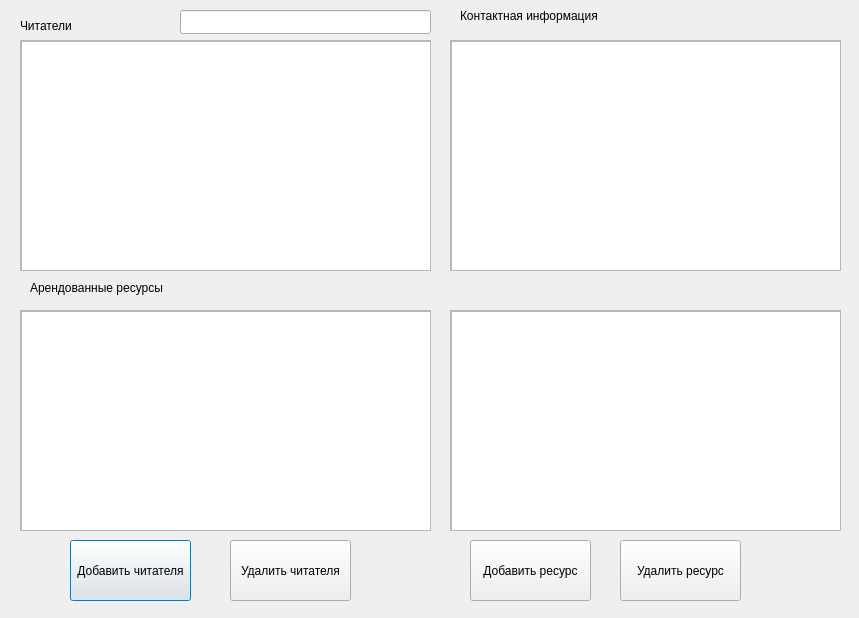
<?xml version="1.0" encoding="UTF-8"?>
<ui version="4.0">
 <class>reader_window</class>
 <widget class="QDialog" name="reader_window">
  <property name="geometry">
   <rect>
    <x>0</x>
    <y>0</y>
    <width>859</width>
    <height>618</height>
   </rect>
  </property>
  <property name="windowTitle">
   <string>Dialog</string>
  </property>
  <widget class="QScrollArea" name="scrollArea">
   <property name="geometry">
    <rect>
     <x>20</x>
     <y>40</y>
     <width>411</width>
     <height>231</height>
    </rect>
   </property>
   <property name="widgetResizable">
    <bool>true</bool>
   </property>
   <widget class="QWidget" name="scrollAreaWidgetContents">
    <property name="geometry">
     <rect>
      <x>0</x>
      <y>0</y>
      <width>409</width>
      <height>229</height>
     </rect>
    </property>
    <widget class="QListWidget" name="readerlist">
     <property name="geometry">
      <rect>
       <x>0</x>
       <y>0</y>
       <width>411</width>
       <height>231</height>
      </rect>
     </property>
    </widget>
   </widget>
  </widget>
  <widget class="QScrollArea" name="scrollArea_2">
   <property name="geometry">
    <rect>
     <x>450</x>
     <y>40</y>
     <width>391</width>
     <height>231</height>
    </rect>
   </property>
   <property name="widgetResizable">
    <bool>true</bool>
   </property>
   <widget class="QWidget" name="scrollAreaWidgetContents_2">
    <property name="geometry">
     <rect>
      <x>0</x>
      <y>0</y>
      <width>389</width>
      <height>229</height>
     </rect>
    </property>
    <widget class="QListWidget" name="readerparam">
     <property name="geometry">
      <rect>
       <x>0</x>
       <y>0</y>
       <width>441</width>
       <height>241</height>
      </rect>
     </property>
    </widget>
   </widget>
  </widget>
  <widget class="QScrollArea" name="scrollArea_3">
   <property name="geometry">
    <rect>
     <x>20</x>
     <y>310</y>
     <width>411</width>
     <height>221</height>
    </rect>
   </property>
   <property name="widgetResizable">
    <bool>true</bool>
   </property>
   <widget class="QWidget" name="scrollAreaWidgetContents_3">
    <property name="geometry">
     <rect>
      <x>0</x>
      <y>0</y>
      <width>409</width>
      <height>219</height>
     </rect>
    </property>
    <widget class="QListWidget" name="borrowedlist">
     <property name="geometry">
      <rect>
       <x>0</x>
       <y>0</y>
       <width>411</width>
       <height>221</height>
      </rect>
     </property>
    </widget>
   </widget>
  </widget>
  <widget class="QPushButton" name="addreader">
   <property name="geometry">
    <rect>
     <x>70</x>
     <y>540</y>
     <width>121</width>
     <height>61</height>
    </rect>
   </property>
   <property name="text">
    <string>Добавить читателя</string>
   </property>
  </widget>
  <widget class="QPushButton" name="deletereader">
   <property name="geometry">
    <rect>
     <x>230</x>
     <y>540</y>
     <width>121</width>
     <height>61</height>
    </rect>
   </property>
   <property name="text">
    <string>Удалить читателя</string>
   </property>
  </widget>
  <widget class="QPushButton" name="addresourse">
   <property name="geometry">
    <rect>
     <x>470</x>
     <y>540</y>
     <width>121</width>
     <height>61</height>
    </rect>
   </property>
   <property name="text">
    <string>Добавить ресурс</string>
   </property>
  </widget>
  <widget class="QPushButton" name="deleteresourse">
   <property name="geometry">
    <rect>
     <x>620</x>
     <y>540</y>
     <width>121</width>
     <height>61</height>
    </rect>
   </property>
   <property name="text">
    <string>Удалить ресурс</string>
   </property>
  </widget>
  <widget class="QLabel" name="label">
   <property name="geometry">
    <rect>
     <x>20</x>
     <y>10</y>
     <width>101</width>
     <height>31</height>
    </rect>
   </property>
   <property name="text">
    <string>Читатели</string>
   </property>
  </widget>
  <widget class="QLabel" name="label_2">
   <property name="geometry">
    <rect>
     <x>460</x>
     <y>0</y>
     <width>151</width>
     <height>31</height>
    </rect>
   </property>
   <property name="text">
    <string>Контактная информация</string>
   </property>
  </widget>
  <widget class="QLabel" name="label_3">
   <property name="geometry">
    <rect>
     <x>30</x>
     <y>280</y>
     <width>151</width>
     <height>16</height>
    </rect>
   </property>
   <property name="text">
    <string>Арендованные ресурсы</string>
   </property>
  </widget>
  <widget class="QLineEdit" name="searchReader">
   <property name="geometry">
    <rect>
     <x>180</x>
     <y>10</y>
     <width>251</width>
     <height>24</height>
    </rect>
   </property>
  </widget>
  <widget class="QScrollArea" name="scrollArea_4">
   <property name="geometry">
    <rect>
     <x>450</x>
     <y>310</y>
     <width>391</width>
     <height>221</height>
    </rect>
   </property>
   <property name="widgetResizable">
    <bool>true</bool>
   </property>
   <widget class="QWidget" name="scrollAreaWidgetContents_4">
    <property name="geometry">
     <rect>
      <x>0</x>
      <y>0</y>
      <width>389</width>
      <height>219</height>
     </rect>
    </property>
    <widget class="QListWidget" name="borrowedparam">
     <property name="geometry">
      <rect>
       <x>0</x>
       <y>0</y>
       <width>391</width>
       <height>221</height>
      </rect>
     </property>
    </widget>
   </widget>
  </widget>
 </widget>
 <resources/>
 <connections/>
</ui>
